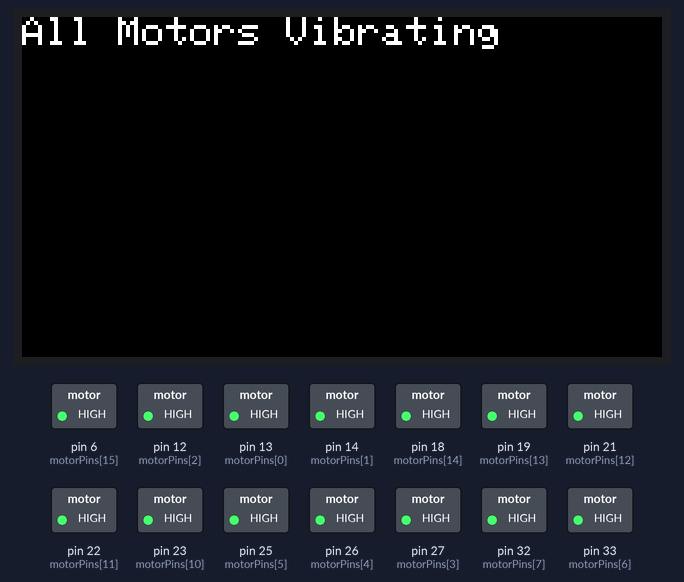
A sketch run on a simulated Arduino Mega 2560, built with avr-gcc and run on an emulated ATmega2560. On the bench: 320×170 colour display, switched loads named in the sketch (green lamp = pin HIGH). Pins used as bus, display or sensor lines are not drawn; what the sketch prints to the serial monitor is not drawn.

Above: at 0.3 s.

The sketch:

RETALIATE_MOTOR_TEST_BENCH.ino
```cpp
#include <Adafruit_GFX.h>
#include <Adafruit_ST7789.h>

// LCD configuration
#define LCD_WIDTH 170
#define LCD_HEIGHT 320
#define LCD_MOSI 23
#define LCD_SCLK 18
#define LCD_CS 15
#define LCD_DC 2
#define LCD_RST 4
#define LCD_BLK 32

Adafruit_ST7789 lcd = Adafruit_ST7789(LCD_CS, LCD_DC, LCD_RST);

// Define the pins for the vibration motors
int motorPins[] = {13, 14, 12, 27, 26, 25, 33, 32, 35, 34, 23, 22, 21, 19, 18, 6, 4, 2, 15};
const int pinCount = sizeof(motorPins) / sizeof(motorPins[0]);

void setup() {
    Serial.begin(115200);

    // Initialize the LCD
    lcd.init(LCD_WIDTH, LCD_HEIGHT);
    lcd.setRotation(1);
    lcd.fillScreen(ST77XX_BLACK);
    lcd.setTextSize(2);
    lcd.setTextColor(ST77XX_WHITE);
    lcd.setCursor(0, 0);
    lcd.println("All Motors Vibrating");

    // Initialize all pins as OUTPUT and set them HIGH to activate motors
    for (int i = 0; i < pinCount; i++) {
        pinMode(motorPins[i], OUTPUT);
        digitalWrite(motorPins[i], HIGH); // Turn motor on
        Serial.println("Motor enabled on Pin: " + String(motorPins[i]));
    }
}

void loop() {
    // All motors are already running; no need for additional logic in the loop
}
```
